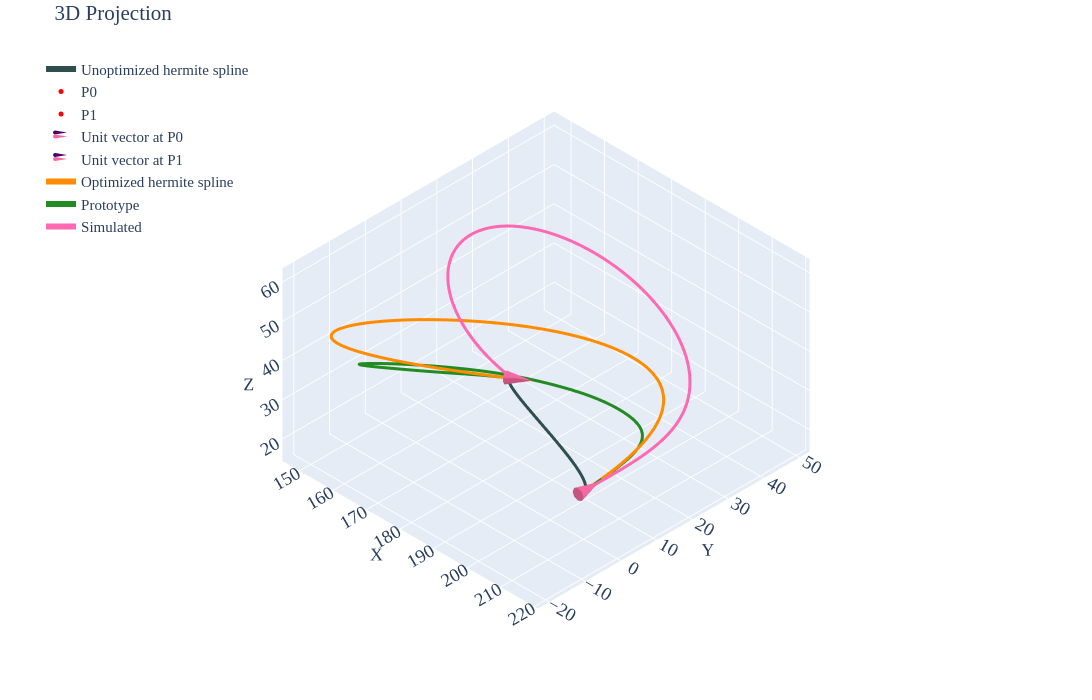

The notebook cell this image was saved under:
### Code cell
df=pd.read_csv('../data/2810/p2-case2.csv')
prt=df.iloc[10:,2:].reset_index(drop=True)
p0=df.iloc[5,2:].values.astype(float)   
p1=df.iloc[6,2:].values.astype(float)   
u0=df.iloc[8,2:].values.astype(float)   
u1=df.iloc[9,2:].values.astype(float)   
m0=df.iloc[2,1]                         
m1=df.iloc[3,1]                         
u0_init=u0*m0
u1_init=u1*m1
spl=utils.hermite(p0,p1,u0_init,u1_init,num_points=51)
spl_tgt=pd.read_csv('../data/2810/rev-opt/p2-case2-opt.csv').values
siml=pd.DataFrame(final_rod_position.T,columns=['X','Y','Z'])
siml.to_csv('data/p2-case2.csv',index=False)
utils.plotter(spl,p0,p1,u0_init,u1_init,tgt=spl_tgt,prt=prt.values,siml=siml.values,cne=6,intr='d',tgt_label='Optimized hermite spline')
